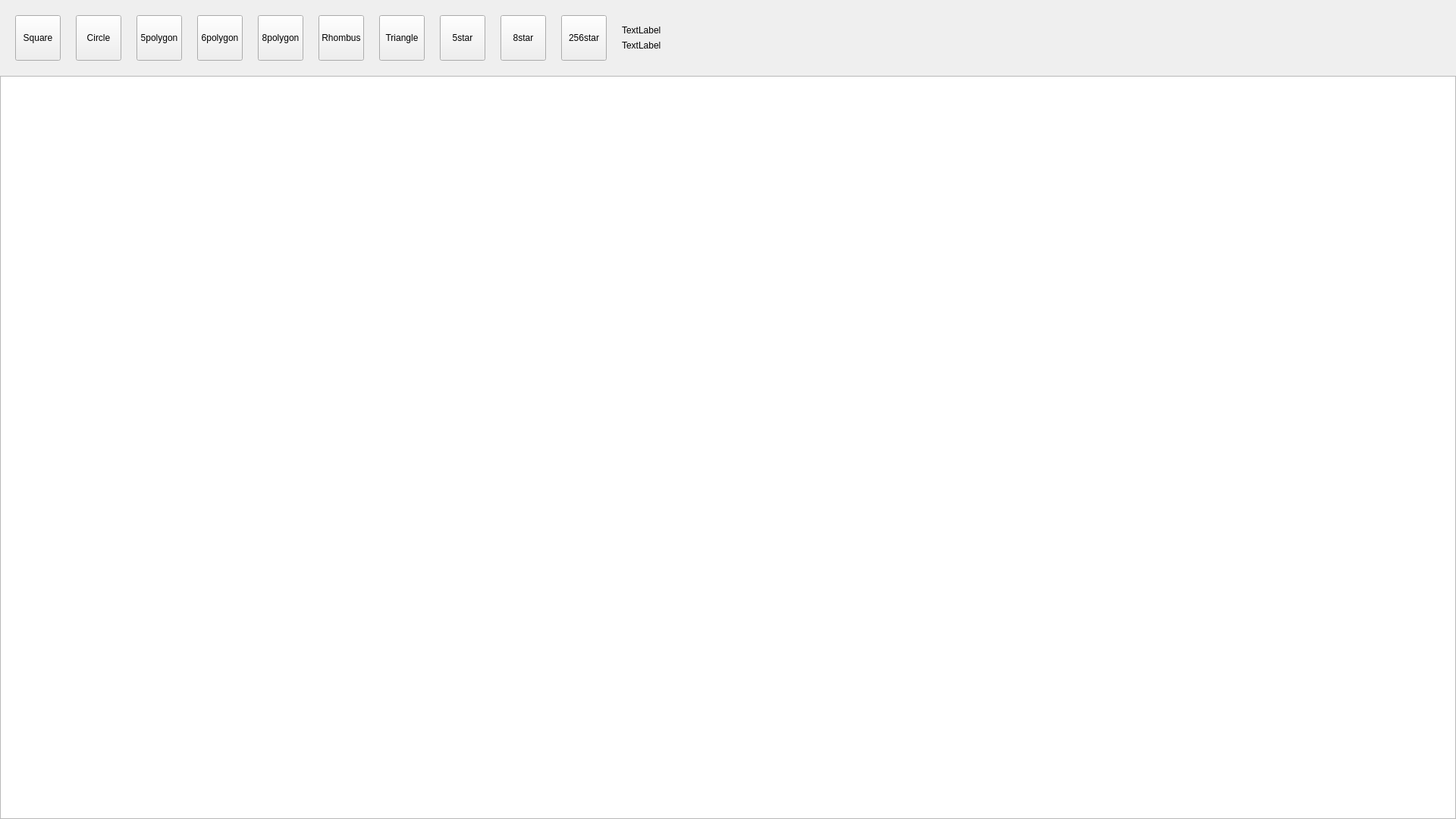
<?xml version="1.0" encoding="UTF-8"?>
<ui version="4.0">
 <class>main_window</class>
 <widget class="QWidget" name="main_window">
  <property name="geometry">
   <rect>
    <x>0</x>
    <y>0</y>
    <width>1920</width>
    <height>1080</height>
   </rect>
  </property>
  <property name="windowTitle">
   <string>main_window</string>
  </property>
  <widget class="QGraphicsView" name="graphicsView">
   <property name="geometry">
    <rect>
     <x>0</x>
     <y>100</y>
     <width>1920</width>
     <height>980</height>
    </rect>
   </property>
  </widget>
  <widget class="QPushButton" name="squareButton">
   <property name="geometry">
    <rect>
     <x>20</x>
     <y>20</y>
     <width>60</width>
     <height>60</height>
    </rect>
   </property>
   <property name="text">
    <string>Square</string>
   </property>
  </widget>
  <widget class="QPushButton" name="circleButton">
   <property name="geometry">
    <rect>
     <x>100</x>
     <y>20</y>
     <width>60</width>
     <height>60</height>
    </rect>
   </property>
   <property name="text">
    <string>Circle</string>
   </property>
  </widget>
  <widget class="QPushButton" name="fivePolygonButton">
   <property name="geometry">
    <rect>
     <x>180</x>
     <y>20</y>
     <width>60</width>
     <height>60</height>
    </rect>
   </property>
   <property name="text">
    <string>5polygon</string>
   </property>
  </widget>
  <widget class="QPushButton" name="sixPolygonButton">
   <property name="geometry">
    <rect>
     <x>260</x>
     <y>20</y>
     <width>60</width>
     <height>60</height>
    </rect>
   </property>
   <property name="text">
    <string>6polygon</string>
   </property>
  </widget>
  <widget class="QPushButton" name="eightPolygonButton">
   <property name="geometry">
    <rect>
     <x>340</x>
     <y>20</y>
     <width>60</width>
     <height>60</height>
    </rect>
   </property>
   <property name="text">
    <string>8polygon</string>
   </property>
  </widget>
  <widget class="QPushButton" name="rhombusButton">
   <property name="geometry">
    <rect>
     <x>420</x>
     <y>20</y>
     <width>60</width>
     <height>60</height>
    </rect>
   </property>
   <property name="text">
    <string>Rhombus</string>
   </property>
  </widget>
  <widget class="QPushButton" name="triangleButton">
   <property name="geometry">
    <rect>
     <x>500</x>
     <y>20</y>
     <width>60</width>
     <height>60</height>
    </rect>
   </property>
   <property name="text">
    <string>Triangle</string>
   </property>
  </widget>
  <widget class="QPushButton" name="fiveStarButton">
   <property name="geometry">
    <rect>
     <x>580</x>
     <y>20</y>
     <width>60</width>
     <height>60</height>
    </rect>
   </property>
   <property name="text">
    <string>5star</string>
   </property>
  </widget>
  <widget class="QPushButton" name="eightStarButton">
   <property name="geometry">
    <rect>
     <x>660</x>
     <y>20</y>
     <width>60</width>
     <height>60</height>
    </rect>
   </property>
   <property name="text">
    <string>8star</string>
   </property>
  </widget>
  <widget class="QPushButton" name="multiStarButton">
   <property name="geometry">
    <rect>
     <x>740</x>
     <y>20</y>
     <width>60</width>
     <height>60</height>
    </rect>
   </property>
   <property name="text">
    <string>256star</string>
   </property>
  </widget>
  <widget class="QLabel" name="perimetr">
   <property name="geometry">
    <rect>
     <x>820</x>
     <y>30</y>
     <width>100</width>
     <height>20</height>
    </rect>
   </property>
   <property name="text">
    <string>TextLabel</string>
   </property>
  </widget>
  <widget class="QLabel" name="square">
   <property name="geometry">
    <rect>
     <x>820</x>
     <y>50</y>
     <width>100</width>
     <height>20</height>
    </rect>
   </property>
   <property name="text">
    <string>TextLabel</string>
   </property>
  </widget>
 </widget>
 <resources/>
 <connections/>
</ui>
